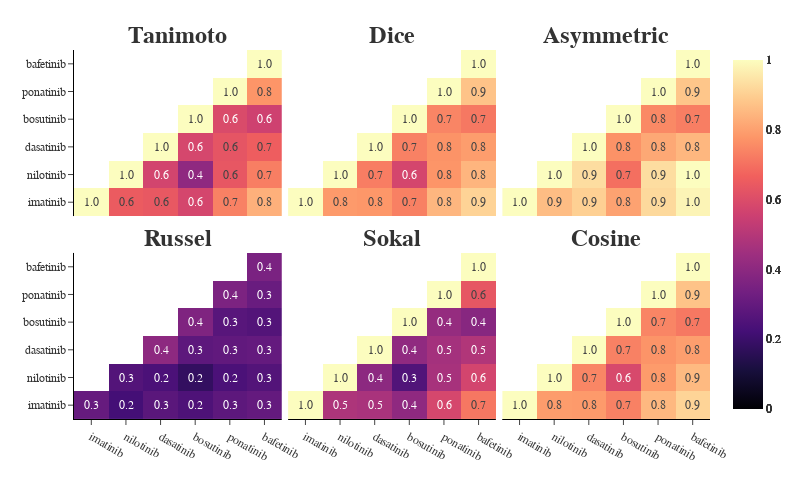

Here is the notebook cell this chart was saved with:
### Code cell


### Figure 1 — Plotly figure (JSON) as saved in the notebook; plotly's stock layout.template omitted (floating-point values rounded to 4 significant figures)
{"data": [{"colorscale": [[0, "#000004"], [0.1111, "#180f3d"], [0.2222, "#440f76"], [0.3333, "#721f81"], [0.4444, "#9e2f7f"], [0.5556, "#cd4071"], [0.6667, "#f1605d"], [0.7778, "#fd9668"], [0.8889, "#feca8d"], [1, "#fcfdbf"]], "text": [["1.0", "0.6", "0.6", "0.6", "0.7", "0.8"], ["", "1.0", "0.6", "0.4", "0.6", "0.7"], ["", "", "1.0", "0.6", "0.6", "0.7"], ["", "", "", "1.0", "0.6", "0.6"], ["", "", "", "", "1.0", "0.8"], ["", "", "", "", "", "1.0"]], "texttemplate": "%{text:.1f}", "type": "heatmap", "x": ["imatinib", "nilotinib", "dasatinib", "bosutinib", "ponatinib", "bafetinib"], "xaxis": "x", "y": ["imatinib", "nilotinib", "dasatinib", "bosutinib", "ponatinib", "bafetinib"], "yaxis": "y", "z": [[1, 0.6491, 0.6389, 0.5775, 0.7344, 0.8333], [null, 1, 0.5714, 0.4054, 0.6349, 0.7288], [null, null, 1, 0.5802, 0.6282, 0.6579], [null, null, null, 1, 0.5921, 0.5584], [null, null, null, null, 1, 0.7761], [null, null, null, null, null, 1]], "zmax": 1, "zmin": 0}, {"colorscale": [[0, "#000004"], [0.1111, "#180f3d"], [0.2222, "#440f76"], [0.3333, "#721f81"], [0.4444, "#9e2f7f"], [0.5556, "#cd4071"], [0.6667, "#f1605d"], [0.7778, "#fd9668"], [0.8889, "#feca8d"], [1, "#fcfdbf"]], "text": [["1.0", "0.8", "0.8", "0.7", "0.8", "0.9"], ["", "1.0", "0.7", "0.6", "0.8", "0.8"], ["", "", "1.0", "0.7", "0.8", "0.8"], ["", "", "", "1.0", "0.7", "0.7"], ["", "", "", "", "1.0", "0.9"], ["", "", "", "", "", "1.0"]], "texttemplate": "%{text:.1f}", "type": "heatmap", "x": ["imatinib", "nilotinib", "dasatinib", "bosutinib", "ponatinib", "bafetinib"], "xaxis": "x2", "y": ["imatinib", "nilotinib", "dasatinib", "bosutinib", "ponatinib", "bafetinib"], "yaxis": "y2", "z": [[1, 0.7872, 0.7797, 0.7321, 0.8468, 0.9091], [null, 1, 0.7273, 0.5769, 0.7767, 0.8431], [null, null, 1, 0.7344, 0.7717, 0.7937], [null, null, null, 1, 0.7438, 0.7167], [null, null, null, null, 1, 0.8739], [null, null, null, null, null, 1]], "zmax": 1, "zmin": 0}, {"colorscale": [[0, "#000004"], [0.1111, "#180f3d"], [0.2222, "#440f76"], [0.3333, "#721f81"], [0.4444, "#9e2f7f"], [0.5556, "#cd4071"], [0.6667, "#f1605d"], [0.7778, "#fd9668"], [0.8889, "#feca8d"], [1, "#fcfdbf"]], "text": [["1.0", "0.9", "0.9", "0.8", "0.9", "1.0"], ["", "1.0", "0.9", "0.7", "0.9", "1.0"], ["", "", "1.0", "0.8", "0.8", "0.8"], ["", "", "", "1.0", "0.8", "0.7"], ["", "", "", "", "1.0", "0.9"], ["", "", "", "", "", "1.0"]], "texttemplate": "%{text:.1f}", "type": "heatmap", "x": ["imatinib", "nilotinib", "dasatinib", "bosutinib", "ponatinib", "bafetinib"], "xaxis": "x3", "y": ["imatinib", "nilotinib", "dasatinib", "bosutinib", "ponatinib", "bafetinib"], "yaxis": "y3", "z": [[1, 0.8605, 0.902, 0.8039, 0.9216, 0.9804], [null, 1, 0.9302, 0.6977, 0.9302, 1], [null, null, 1, 0.7705, 0.8167, 0.8475], [null, null, null, 1, 0.75, 0.7288], [null, null, null, null, 1, 0.8814], [null, null, null, null, null, 1]], "zmax": 1, "zmin": 0}, {"colorscale": [[0, "#000004"], [0.1111, "#180f3d"], [0.2222, "#440f76"], [0.3333, "#721f81"], [0.4444, "#9e2f7f"], [0.5556, "#cd4071"], [0.6667, "#f1605d"], [0.7778, "#fd9668"], [0.8889, "#feca8d"], [1, "#fcfdbf"]], "text": [["0.3", "0.2", "0.3", "0.2", "0.3", "0.3"], ["", "0.3", "0.2", "0.2", "0.2", "0.3"], ["", "", "0.4", "0.3", "0.3", "0.3"], ["", "", "", "0.4", "0.3", "0.3"], ["", "", "", "", "0.4", "0.3"], ["", "", "", "", "", "0.4"]], "texttemplate": "%{text:.1f}", "type": "heatmap", "x": ["imatinib", "nilotinib", "dasatinib", "bosutinib", "ponatinib", "bafetinib"], "xaxis": "x4", "y": ["imatinib", "nilotinib", "dasatinib", "bosutinib", "ponatinib", "bafetinib"], "yaxis": "y4", "z": [[0.3054, 0.2216, 0.2754, 0.2455, 0.2814, 0.2994], [null, 0.2575, 0.2395, 0.1796, 0.2395, 0.2575], [null, null, 0.4012, 0.2814, 0.2934, 0.2994], [null, null, null, 0.3653, 0.2695, 0.2575], [null, null, null, null, 0.3593, 0.3114], [null, null, null, null, null, 0.3533]], "zmax": 1, "zmin": 0}, {"colorscale": [[0, "#000004"], [0.1111, "#180f3d"], [0.2222, "#440f76"], [0.3333, "#721f81"], [0.4444, "#9e2f7f"], [0.5556, "#cd4071"], [0.6667, "#f1605d"], [0.7778, "#fd9668"], [0.8889, "#feca8d"], [1, "#fcfdbf"]], "text": [["1.0", "0.5", "0.5", "0.4", "0.6", "0.7"], ["", "1.0", "0.4", "0.3", "0.5", "0.6"], ["", "", "1.0", "0.4", "0.5", "0.5"], ["", "", "", "1.0", "0.4", "0.4"], ["", "", "", "", "1.0", "0.6"], ["", "", "", "", "", "1.0"]], "texttemplate": "%{text:.1f}", "type": "heatmap", "x": ["imatinib", "nilotinib", "dasatinib", "bosutinib", "ponatinib", "bafetinib"], "xaxis": "x5", "y": ["imatinib", "nilotinib", "dasatinib", "bosutinib", "ponatinib", "bafetinib"], "yaxis": "y5", "z": [[1, 0.4805, 0.4694, 0.4059, 0.5802, 0.7143], [null, 1, 0.4, 0.2542, 0.4651, 0.5733], [null, null, 1, 0.4087, 0.4579, 0.4902], [null, null, null, 1, 0.4206, 0.3874], [null, null, null, null, 1, 0.6341], [null, null, null, null, null, 1]], "zmax": 1, "zmin": 0}, {"colorscale": [[0, "#000004"], [0.1111, "#180f3d"], [0.2222, "#440f76"], [0.3333, "#721f81"], [0.4444, "#9e2f7f"], [0.5556, "#cd4071"], [0.6667, "#f1605d"], [0.7778, "#fd9668"], [0.8889, "#feca8d"], [1, "#fcfdbf"]], "text": [["1.0", "0.8", "0.8", "0.7", "0.8", "0.9"], ["", "1.0", "0.7", "0.6", "0.8", "0.9"], ["", "", "1.0", "0.7", "0.8", "0.8"], ["", "", "", "1.0", "0.7", "0.7"], ["", "", "", "", "1.0", "0.9"], ["", "", "", "", "", "1.0"]], "texttemplate": "%{text:.1f}", "type": "heatmap", "x": ["imatinib", "nilotinib", "dasatinib", "bosutinib", "ponatinib", "bafetinib"], "xaxis": "x6", "y": ["imatinib", "nilotinib", "dasatinib", "bosutinib", "ponatinib", "bafetinib"], "yaxis": "y6", "z": [[1, 0.7901, 0.7869, 0.7351, 0.8496, 0.9115], [null, 1, 0.7452, 0.5858, 0.7875, 0.8537], [null, null, 1, 0.7352, 0.7728, 0.7953], [null, null, null, 1, 0.7438, 0.7168], [null, null, null, null, 1, 0.874], [null, null, null, null, null, 1]], "zmax": 1, "zmin": 0}], "layout": {"annotations": [{"font": {"color": "#333333", "family": "Helvetica", "size": 24}, "showarrow": false, "text": "<b>Tanimoto</b>", "x": 0.1633, "xanchor": "center", "xref": "paper", "y": 1, "yanchor": "bottom", "yref": "paper"}, {"font": {"color": "#333333", "family": "Helvetica", "size": 24}, "showarrow": false, "text": "<b>Dice</b>", "x": 0.5, "xanchor": "center", "xref": "paper", "y": 1, "yanchor": "bottom", "yref": "paper"}, {"font": {"color": "#333333", "family": "Helvetica", "size": 24}, "showarrow": false, "text": "<b>Asymmetric</b>", "x": 0.8367, "xanchor": "center", "xref": "paper", "y": 1, "yanchor": "bottom", "yref": "paper"}, {"font": {"color": "#333333", "family": "Helvetica", "size": 24}, "showarrow": false, "text": "<b>Russel</b>", "x": 0.1633, "xanchor": "center", "xref": "paper", "y": 0.45, "yanchor": "bottom", "yref": "paper"}, {"font": {"color": "#333333", "family": "Helvetica", "size": 24}, "showarrow": false, "text": "<b>Sokal</b>", "x": 0.5, "xanchor": "center", "xref": "paper", "y": 0.45, "yanchor": "bottom", "yref": "paper"}, {"font": {"color": "#333333", "family": "Helvetica", "size": 24}, "showarrow": false, "text": "<b>Cosine</b>", "x": 0.8367, "xanchor": "center", "xref": "paper", "y": 0.45, "yanchor": "bottom", "yref": "paper"}], "font": {"color": "#333333", "family": "Helvetica", "size": 12}, "height": 500, "legend": {"font": {"color": "#333333", "family": "Helvetica", "size": 12}}, "margin": {"b": 50, "l": 50, "r": 50, "t": 50}, "paper_bgcolor": "white", "plot_bgcolor": "white", "showlegend": true, "title": {"font": {"color": "#333333", "family": "Helvetica", "size": 20}, "text": "", "x": 0.5, "xanchor": "center", "y": 0.95, "yanchor": "top"}, "width": 800, "xaxis": {"anchor": "y", "domain": [0, 0.3267], "gridcolor": "#e2e2e2", "gridwidth": 1, "linecolor": "#000000", "linewidth": 1, "mirror": false, "showgrid": false, "showticklabels": true, "side": "bottom", "tickfont": {"color": "#333333", "family": "Helvetica", "size": 12}, "ticklen": 5, "ticks": "outside", "tickwidth": 1, "title": {"font": {"color": "#333333", "family": "Helvetica", "size": 14}, "text": ""}, "visible": false, "zeroline": false}, "xaxis2": {"anchor": "y2", "domain": [0.3367, 0.6633], "gridcolor": "#e2e2e2", "gridwidth": 1, "linecolor": "#000000", "linewidth": 1, "mirror": false, "showgrid": false, "showticklabels": true, "side": "bottom", "tickfont": {"color": "#333333", "family": "Helvetica", "size": 12}, "ticklen": 5, "ticks": "outside", "tickwidth": 1, "title": {"font": {"color": "#333333", "family": "Helvetica", "size": 14}, "text": ""}, "visible": false, "zeroline": false}, "xaxis3": {"anchor": "y3", "domain": [0.6733, 1], "gridcolor": "#e2e2e2", "gridwidth": 1, "linecolor": "#000000", "linewidth": 1, "mirror": false, "showgrid": false, "showticklabels": true, "side": "bottom", "tickfont": {"color": "#333333", "family": "Helvetica", "size": 12}, "ticklen": 5, "ticks": "outside", "tickwidth": 1, "title": {"font": {"color": "#333333", "family": "Helvetica", "size": 14}, "text": ""}, "visible": false, "zeroline": false}, "xaxis4": {"anchor": "y4", "domain": [0, 0.3267], "gridcolor": "#e2e2e2", "gridwidth": 1, "linecolor": "#000000", "linewidth": 1, "mirror": false, "showgrid": false, "showticklabels": true, "side": "bottom", "tickfont": {"color": "#333333", "family": "Helvetica", "size": 12}, "ticklen": 5, "ticks": "outside", "tickwidth": 1, "title": {"font": {"color": "#333333", "family": "Helvetica", "size": 14}, "text": ""}, "zeroline": false}, "xaxis5": {"anchor": "y5", "domain": [0.3367, 0.6633], "gridcolor": "#e2e2e2", "gridwidth": 1, "linecolor": "#000000", "linewidth": 1, "mirror": false, "showgrid": false, "showticklabels": true, "side": "bottom", "tickfont": {"color": "#333333", "family": "Helvetica", "size": 12}, "ticklen": 5, "ticks": "outside", "tickwidth": 1, "title": {"font": {"color": "#333333", "family": "Helvetica", "size": 14}, "text": ""}, "zeroline": false}, "xaxis6": {"anchor": "y6", "domain": [0.6733, 1], "gridcolor": "#e2e2e2", "gridwidth": 1, "linecolor": "#000000", "linewidth": 1, "mirror": false, "showgrid": false, "showticklabels": true, "side": "bottom", "tickfont": {"color": "#333333", "family": "Helvetica", "size": 12}, "ticklen": 5, "ticks": "outside", "tickwidth": 1, "title": {"font": {"color": "#333333", "family": "Helvetica", "size": 14}, "text": ""}, "zeroline": false}, "yaxis": {"anchor": "x", "domain": [0.55, 1], "gridcolor": "#e2e2e2", "gridwidth": 1, "linecolor": "#000000", "linewidth": 1, "mirror": false, "showgrid": false, "showticklabels": true, "tickfont": {"color": "#333333", "family": "Helvetica", "size": 12}, "ticklen": 5, "ticks": "outside", "tickwidth": 1, "title": {"font": {"color": "#333333", "family": "Helvetica", "size": 14}, "standoff": 0, "text": ""}, "zeroline": false}, "yaxis2": {"anchor": "x2", "domain": [0.55, 1], "gridcolor": "#e2e2e2", "gridwidth": 1, "linecolor": "#000000", "linewidth": 1, "mirror": false, "showgrid": false, "showticklabels": true, "tickfont": {"color": "#333333", "family": "Helvetica", "size": 12}, "ticklen": 5, "ticks": "outside", "tickwidth": 1, "title": {"font": {"color": "#333333", "family": "Helvetica", "size": 14}, "standoff": 0, "text": ""}, "visible": false, "zeroline": false}, "yaxis3": {"anchor": "x3", "domain": [0.55, 1], "gridcolor": "#e2e2e2", "gridwidth": 1, "linecolor": "#000000", "linewidth": 1, "mirror": false, "showgrid": false, "showticklabels": true, "tickfont": {"color": "#333333", "family": "Helvetica", "size": 12}, "ticklen": 5, "ticks": "outside", "tickwidth": 1, "title": {"font": {"color": "#333333", "family": "Helvetica", "size": 14}, "standoff": 0, "text": ""}, "visible": false, "zeroline": false}, "yaxis4": {"anchor": "x4", "domain": [0, 0.45], "gridcolor": "#e2e2e2", "gridwidth": 1, "linecolor": "#000000", "linewidth": 1, "mirror": false, "showgrid": false, "showticklabels": true, "tickfont": {"color": "#333333", "family": "Helvetica", "size": 12}, "ticklen": 5, "ticks": "outside", "tickwidth": 1, "title": {"font": {"color": "#333333", "family": "Helvetica", "size": 14}, "standoff": 0, "text": ""}, "zeroline": false}, "yaxis5": {"anchor": "x5", "domain": [0, 0.45], "gridcolor": "#e2e2e2", "gridwidth": 1, "linecolor": "#000000", "linewidth": 1, "mirror": false, "showgrid": false, "showticklabels": true, "tickfont": {"color": "#333333", "family": "Helvetica", "size": 12}, "ticklen": 5, "ticks": "outside", "tickwidth": 1, "title": {"font": {"color": "#333333", "family": "Helvetica", "size": 14}, "standoff": 0, "text": ""}, "visible": false, "zeroline": false}, "yaxis6": {"anchor": "x6", "domain": [0, 0.45], "gridcolor": "#e2e2e2", "gridwidth": 1, "linecolor": "#000000", "linewidth": 1, "mirror": false, "showgrid": false, "showticklabels": true, "tickfont": {"color": "#333333", "family": "Helvetica", "size": 12}, "ticklen": 5, "ticks": "outside", "tickwidth": 1, "title": {"font": {"color": "#333333", "family": "Helvetica", "size": 14}, "standoff": 0, "text": ""}, "visible": false, "zeroline": false}}}
